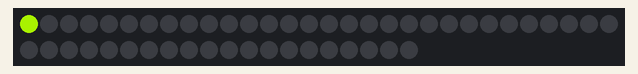
Bench run of a program on a simulated Raspberry Pi (BCM pin numbers). Parts: 50 RGB LEDs in strip order, left to right, continuing on the next row. Dim RGB values are drawn brighter than linear.

Above: at 0.05 s.
At 9.98 s:
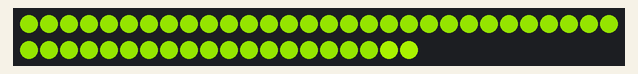
At 19.91 s:
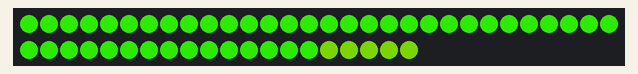
At 29.84 s:
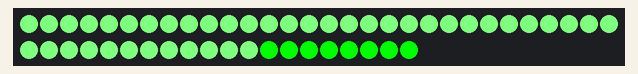
At 34.85 s:
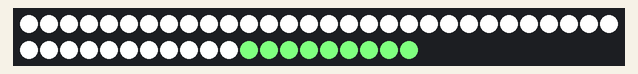
At 39.87 s:
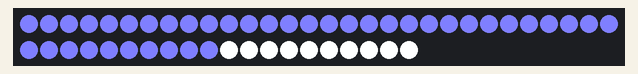

The program:

wypelnianie.py
```python
import board
import neopixel
import statistics
from time import sleep
#kolory = [[148, 211, 0], [75, 130, 0], [0, 255, 0],[255, 255, 255], [0, 0, 255], [255, 0, 255], [255, 0, 127], [255, 0, 0]]
kolory = [[148, 211, 0], [111.5, 170.5, 0], [75, 130, 0], [37.5, 192.5, 0], [0, 255, 0], [127.5, 255, 127.5], [255, 255, 255], [127.5, 127.5, 255], [0, 0, 255], [127.5, 0, 255], [255, 0, 255], [255, 0, 191], [255, 0, 127], [255, 0, 63.5], [255, 0, 0]]
pixels = neopixel.NeoPixel(board.D18, 50)

while True:
    for i in kolory:
        for j in range(50):
            pixels[j] = i
            sleep(0.1)

"""kolory2 = []
for i in range(len(kolory)-1):
    kolory2.append([statistics.mean([kolory[i][0], kolory[i+1][0]]), statistics.mean([kolory[i][1], kolory[i+1][1]]), statistics.mean([kolory[i][2], kolory[i+1][2]])])

#print(kolory2)
nowe = []
for i in range(len(kolory2)):
    nowe.append(kolory[i])
    nowe.append(kolory2[i])

nowe.append(kolory[len(kolory)-1])
print(nowe)"""
```
